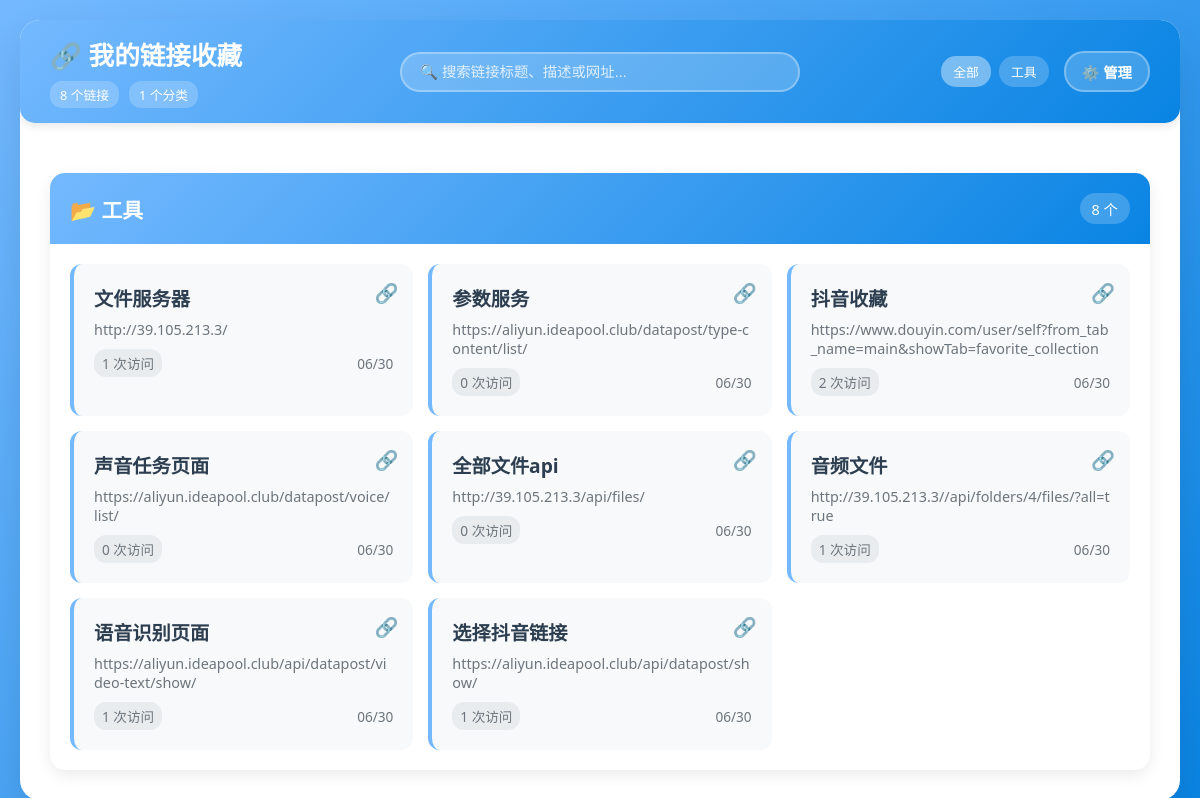
Page /datapost/links/ on the earlier database version.
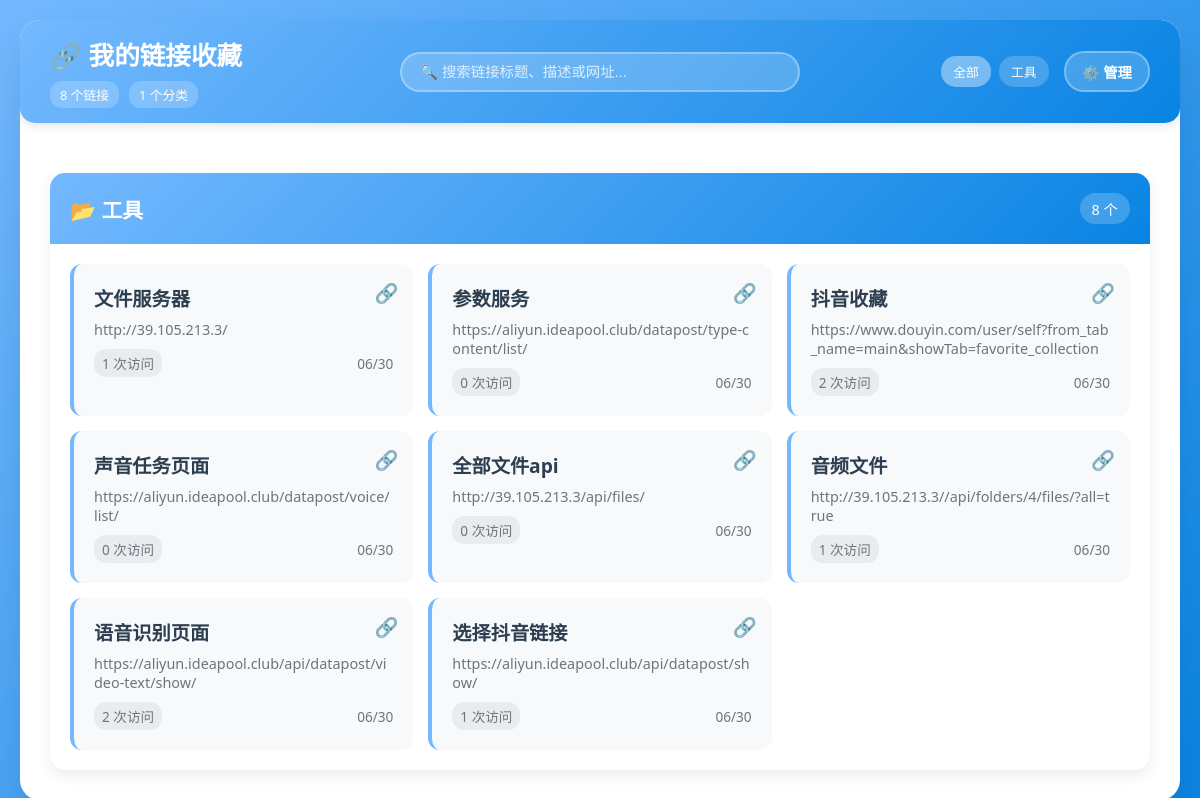
Same page on the later database version.
### datapost/models.py (models this page shows, shortened)
class CustomLink(models.Model):
    title = models.CharField(max_length=200, verbose_name="链接标题")
    url = models.URLField(max_length=500, verbose_name="链接地址")
    description = models.TextField(blank=True, verbose_name="备注说明")
    category = models.CharField(max_length=100, blank=True, verbose_name="分类")
    is_active = models.BooleanField(default=True, verbose_name="是否启用")
    click_count = models.IntegerField(default=0, verbose_name="点击次数")
    created_at = models.DateTimeField(auto_now_add=True, verbose_name="创建时间")
    updated_at = models.DateTimeField(auto_now=True, verbose_name="更新时间")
    class Meta:
        verbose_name = "自定义链接"
        verbose_name_plural = "自定义链接"
        ordering = ['-created_at']

### datapost/views.py (the view)
# urls.py: path('links/', links_display_page, name='links_display_page'),  # 展示页面
def links_display_page(request):
    links = CustomLink.objects.filter(is_active=True).order_by('-created_at')
    categories = {}
    for link in links:
        category = link.category or '未分类'
        if category not in categories:
            categories[category] = []
        categories[category].append(link)
    context = {
        'categories': categories,
        'total_links': links.count()
    }
    return render(request, 'datapost/links_display.html', context)

### datapost/templates/datapost/links_display.html (shortened to what this page needs)
<!DOCTYPE html>
<html lang="zh-CN">
<head>
</head>
<body>
    <div class="container">
        <div class="header">
            <div class="header-content">
                <div class="header-left">
                    <h1>🔗 我的链接收藏</h1>
                    <div class="header-stats">
                        <span class="stat-compact">{{ total_links }} 个链接</span>
                        <span class="stat-compact">{{ categories|length }} 个分类</span>
                    </div>
                </div>
                <div class="header-center">
                    <input type="text" class="search-input" id="searchInput" placeholder="🔍 搜索链接标题、描述或网址...">
                </div>
                <div class="header-right">
                    <div class="filter-tabs">
                        <button class="filter-tab active" data-category="all">全部</button>
                        {% for category_name in categories.keys %}
                        <button class="filter-tab" data-category="{{ category_name }}">{{ category_name }}</button>
                        {% endfor %}
                    </div>
                    <a href="/datapost/links/manage/" class="manage-btn">
                        ⚙️ 管理
                    </a>
                </div>
            </div>
        </div>
        <div class="content">
            <div class="categories" id="categoriesContainer">
                {% if categories %}
                    {% for category_name, links in categories.items %}
                    <div class="category" data-category="{{ category_name }}">
                        <div class="category-header">
                            <span class="category-title">
                                {% if category_name == "搜索引擎" %}🔍
                                {% elif category_name == "开发工具" %}💻
                                {% elif category_name == "学习资源" %}📚
                                {% elif category_name == "娱乐" %}🎵
                                {% elif category_name == "购物" %}🛒
                                {% elif category_name == "社交" %}👥
                                {% else %}📂{% endif %}
                                {{ category_name }}
                            </span>
                            <span class="category-count">{{ links|length }} 个</span>
                        </div>
                        <div class="links-grid">
                            {% for link in links %}
                            <div class="link-card" onclick="openLink({{ link.id }}, '{{ link.url|escapejs }}')">
                                <span class="external-icon">🔗</span>
                                <div class="link-title">{{ link.title }}</div>
                                <div class="link-url">{{ link.url }}</div>
                                <div class="link-stats">
                                    <div class="link-meta">
                                        <span class="click-count">{{ link.click_count }} 次访问</span>
                                    </div>
                                    <div>{{ link.created_at|date:"m/d" }}</div>
                                </div>
                            </div>
                            {% endfor %}
                        </div>
                    </div>
                    {% endfor %}
                {% else %}
                    <div class="empty-state">
                        <h3>🔗 还没有任何链接</h3>
                        <p>开始收藏您喜欢的网站吧！</p>
                        <a href="/datapost/links/manage/">立即添加链接</a>
                    </div>
                {% endif %}
            </div>
        </div>
    </div>
</body>
</html>

### datapost/templates/datapost/links_display.html (style rules this page uses)
* { margin: 0; padding: 0; box-sizing: border-box; }
body { font-family: 'Segoe UI', Tahoma, Geneva, Verdana, sans-serif; background: linear-gradient(135deg, #74b9ff 0%, #0984e3 100%); min-height: 100vh; padding: 20px; }
.container { max-width: 1400px; margin: 0 auto; background: white; border-radius: 20px; box-shadow: 0 20px 40px rgba(0,0,0,0.1); overflow: hidden; }
.header { background: linear-gradient(135deg, #74b9ff 0%, #0984e3 100%); color: white; padding: 15px 0; border-radius: 0 0 15px 15px; margin-bottom: 20px; box-shadow: 0 3px 10px rgba(0,0,0,0.1); }
.header-content { display: grid; grid-template-columns: 1fr 2fr 1fr; align-items: center; max-width: 1400px; margin: 0 auto; padding: 0 30px; gap: 20px; }
.header-left { display: flex; flex-direction: column; gap: 8px; }
.header h1 { font-size: 1.6em; margin: 0; font-weight: 600; }
.header-stats { display: flex; gap: 10px; flex-wrap: wrap; }
.stat-compact { background: rgba(255,255,255,0.2); padding: 4px 10px; border-radius: 12px; font-size: 0.8em; font-weight: 500; }
.header-center { display: flex; justify-content: center; }
.header-right { display: flex; align-items: center; gap: 15px; justify-content: flex-end; }
.filter-tabs { display: flex; gap: 8px; flex-wrap: wrap; }
.filter-tab { padding: 6px 12px; background: rgba(255,255,255,0.2); border: none; border-radius: 15px; cursor: pointer; transition: all 0.3s ease; font-size: 0.8em; color: white; font-weight: 500; }
.filter-tab.active { background: rgba(255,255,255,0.4); }
.manage-btn { background: rgba(255,255,255,0.2); color: white; border: 2px solid rgba(255,255,255,0.3); padding: 8px 16px; border-radius: 20px; text-decoration: none; font-weight: 600; transition: all 0.3s ease; display: inline-flex; align-items: center; gap: 6px; font-size: 0.9em; }
.search-input { width: 100%; max-width: 400px; padding: 10px 18px; border: 2px solid rgba(255,255,255,0.3); border-radius: 25px; font-size: 0.9em; background: rgba(255,255,255,0.2); color: white; transition: all 0.3s ease; }
.search-input::placeholder { color: rgba(255,255,255,0.8); }
.content { padding: 30px; }
.categories { display: grid; gap: 25px; }
.category { background: #fff; border-radius: 15px; box-shadow: 0 5px 15px rgba(0,0,0,0.08); overflow: hidden; transition: transform 0.3s ease; }
.category-header { background: linear-gradient(135deg, #74b9ff 0%, #0984e3 100%); color: white; padding: 20px; display: flex; justify-content: space-between; align-items: center; }
.category-title { font-size: 1.3em; font-weight: 600; display: flex; align-items: center; gap: 10px; }
.category-count { background: rgba(255,255,255,0.2); padding: 5px 12px; border-radius: 20px; font-size: 0.9em; }
.links-grid { padding: 20px; display: grid; grid-template-columns: repeat(auto-fill, minmax(300px, 1fr)); gap: 15px; }
.link-card { background: #f8f9fa; border-radius: 12px; padding: 20px; border-left: 4px solid #74b9ff; transition: all 0.3s ease; cursor: pointer; position: relative; }
.link-title { font-size: 1.2em; font-weight: 600; color: #2c3e50; margin-bottom: 8px; text-decoration: none; display: block; }
.link-url { color: #6c757d; font-size: 0.9em; margin-bottom: 10px; word-break: break-all; }
.link-stats { display: flex; justify-content: space-between; align-items: center; font-size: 0.85em; color: #6c757d; }
.click-count { background: #e9ecef; padding: 4px 8px; border-radius: 12px; }
.link-meta { display: flex; align-items: center; gap: 10px; }
.external-icon { position: absolute; top: 15px; right: 15px; color: #74b9ff; font-size: 1.2em; }

Differences in the rows shown:
changed CustomLink "语音识别页面": click_count "1" → "2"
